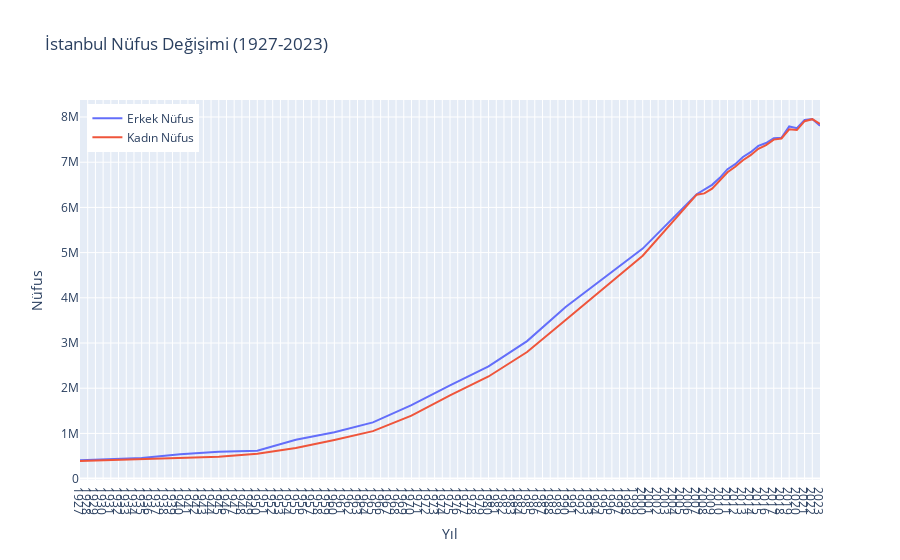

Notebook code for this chart:
### Code cell
# Veriler
yillar = istanbul_sorted_population['Yıl']
erkek_nufus = istanbul_sorted_population['Erkek']
kadin_nufus = istanbul_sorted_population['Kadın']

# Figür oluşturma
fig = go.Figure()

# Erkek nüfusun grafiği
fig.add_trace(go.Scatter(x=yillar, y=erkek_nufus, mode='lines', name='Erkek Nüfus'))

# Kadın nüfusun grafiği
fig.add_trace(go.Scatter(x=yillar, y=kadin_nufus, mode='lines', name='Kadın Nüfus'))

# Figürü güncelleme ve düzenleme
fig.update_layout(title='İstanbul Nüfus Değişimi (1927-2023)',
                   xaxis_title='Yıl',
                   yaxis_title='Nüfus',
                   legend=dict(yanchor="top", y=0.99, xanchor="left", x=0.01),
                   xaxis=dict(
                       tickmode='array',
                       tickvals=list(range(1927, 2024)),
                       ticktext=[str(year) for year in range(1927, 2024)]
                   ))

# Grafiği gösterme
fig.show()

### Figure 1 — Plotly figure (JSON) as saved in the notebook; plotly's stock layout.template omitted (floating-point values rounded to 4 significant figures)
{"data": [{"mode": "lines", "name": "Erkek Nüfus", "type": "scatter", "x": [1927, 1935, 1940, 1945, 1950, 1955, 1960, 1965, 1970, 1975, 1980, 1985, 1990, 2000, 2007, 2008, 2009, 2010, 2011, 2012, 2013, 2014, 2015, 2016, 2017, 2018, 2019, 2020, 2021, 2022, 2023], "y": [404558, 457343, 538982, 593494, 615308, 858565, 1028130, 1243900, 1624658, 2064250, 2482247, 3041847, 3798761, 5088535, 6291763, 6386772, 6498997, 6655094, 6845981, 6956908, 7115721, 7221158, 7360499, 7424390, 7529491, 7542231, 7790256, 7750836, 7933686, 7955820, 7806787]}, {"mode": "lines", "name": "Kadın Nüfus", "type": "scatter", "x": [1927, 1935, 1940, 1945, 1950, 1955, 1960, 1965, 1970, 1975, 1980, 1985, 1990, 2000, 2007, 2008, 2009, 2010, 2011, 2012, 2013, 2014, 2015, 2016, 2017, 2018, 2019, 2020, 2021, 2022, 2023], "y": [389886, 426256, 452255, 484905, 551169, 675257, 853962, 1049923, 1394374, 1840338, 2259643, 2801138, 3510429, 4930200, 6282073, 6310392, 6416161, 6600591, 6778259, 6897832, 7044746, 7155860, 7296935, 7379726, 7499740, 7525493, 7729011, 7711616, 7907214, 7952131, 7849137]}], "layout": {"legend": {"x": 0.01, "xanchor": "left", "y": 0.99, "yanchor": "top"}, "title": {"text": "İstanbul Nüfus Değişimi (1927-2023)"}, "xaxis": {"tickmode": "array", "ticktext": ["1927", "1928", "1929", "1930", "1931", "1932", "1933", "1934", "1935", "1936", "1937", "1938", "1939", "1940", "1941", "1942", "1943", "1944", "1945", "1946", "1947", "1948", "1949", "1950", "1951", "1952", "1953", "1954", "1955", "1956", "1957", "1958", "1959", "1960", "1961", "1962", "1963", "1964", "1965", "1966", "1967", "1968", "1969", "1970", "1971", "1972", "1973", "1974", "1975", "1976", "1977", "1978", "1979", "1980", "1981", "1982", "1983", "1984", "1985", "1986", "1987", "1988", "1989", "1990", "1991", "1992", "1993", "1994", "1995", "1996", "1997", "1998", "1999", "2000", "2001", "2002", "2003", "2004", "2005", "2006", "2007", "2008", "2009", "2010", "2011", "2012", "2013", "2014", "2015", "2016", "2017", "2018", "2019", "2020", "2021", "2022", "2023"], "tickvals": [1927, 1928, 1929, 1930, 1931, 1932, 1933, 1934, 1935, 1936, 1937, 1938, 1939, 1940, 1941, 1942, 1943, 1944, 1945, 1946, 1947, 1948, 1949, 1950, 1951, 1952, 1953, 1954, 1955, 1956, 1957, 1958, 1959, 1960, 1961, 1962, 1963, 1964, 1965, 1966, 1967, 1968, 1969, 1970, 1971, 1972, 1973, 1974, 1975, 1976, 1977, 1978, 1979, 1980, 1981, 1982, 1983, 1984, 1985, 1986, 1987, 1988, 1989, 1990, 1991, 1992, 1993, 1994, 1995, 1996, 1997, 1998, 1999, 2000, 2001, 2002, 2003, 2004, 2005, 2006, 2007, 2008, 2009, 2010, 2011, 2012, 2013, 2014, 2015, 2016, 2017, 2018, 2019, 2020, 2021, 2022, 2023], "title": {"text": "Yıl"}}, "yaxis": {"title": {"text": "Nüfus"}}}}
